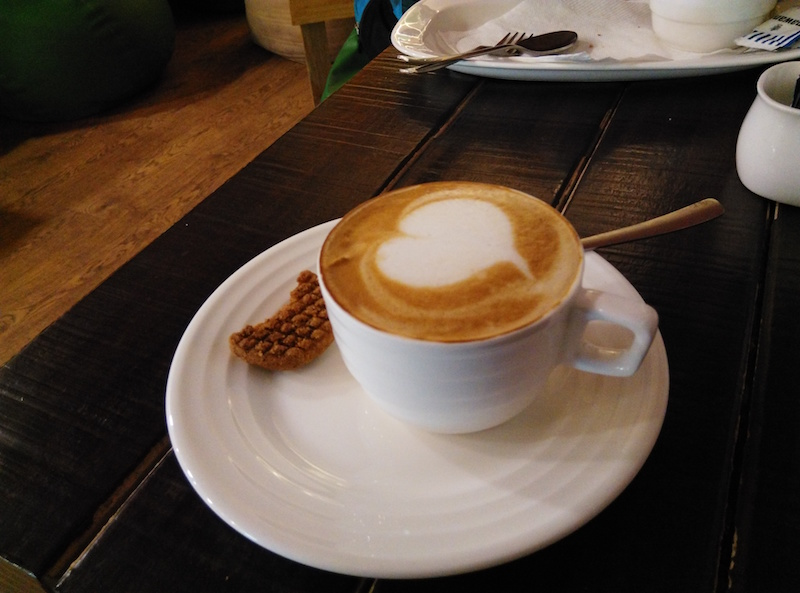
#> input picture OpenCV-And-ImageProcessing-Basic/Image-Basic/coffee.jpg, 800 x 593 px
$ python 2.py
#> lines starting #> are read from the running program, lines starting #| are printed output that depends on the picture
import cv2
coffeePic = cv2.imread('coffee.jpg')
#> coffeePic is the input picture: shape (593, 800, 3); mean B, G, R 59.8, 72.1, 87.9

#changing picture to grayscale
gray = cv2.cvtColor(coffeePic, cv2.COLOR_BGR2GRAY)
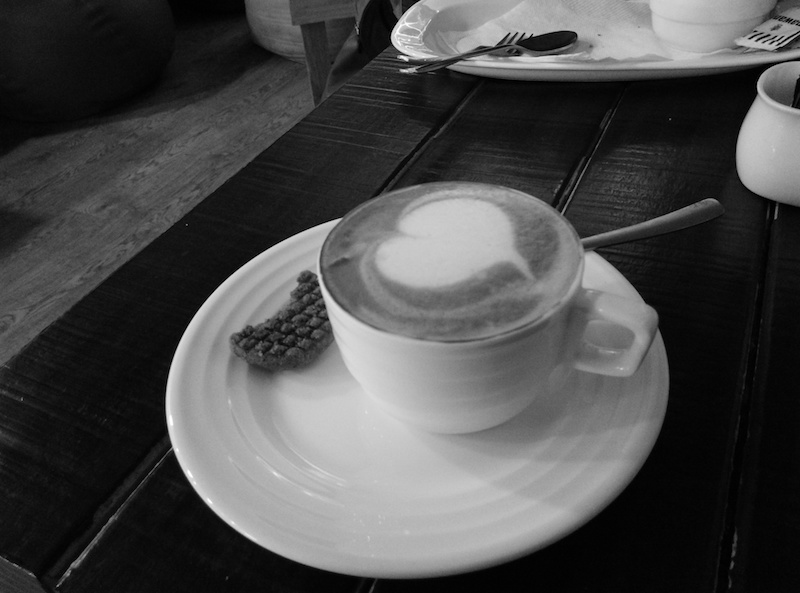
#> gray: shape (593, 800); min 0, max 255, mean 75.4
cv2.imshow("Grayed Image",gray)

#writing the gray Image as newfile.jpg
cv2.imwrite("newfile.jpg",gray)
cv2.waitKey(0)

$ run again, with OpenCV-And-ImageProcessing-Basic/Image-Basic/messi2(1).png saved as OpenCV-And-ImageProcessing-Basic/Image-Basic/coffee.jpg
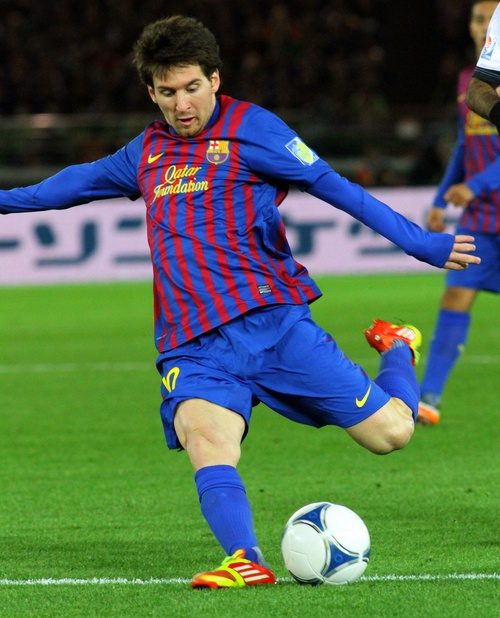
#> input picture OpenCV-And-ImageProcessing-Basic/Image-Basic/messi2(1).png, 500 x 618 px
#> coffeePic is the input picture: shape (618, 500, 3); mean B, G, R 78.2, 101.3, 78.3
#> `gray = cv2.cvtColor(coffeePic, cv2.COLOR_BGR2GRAY)`:
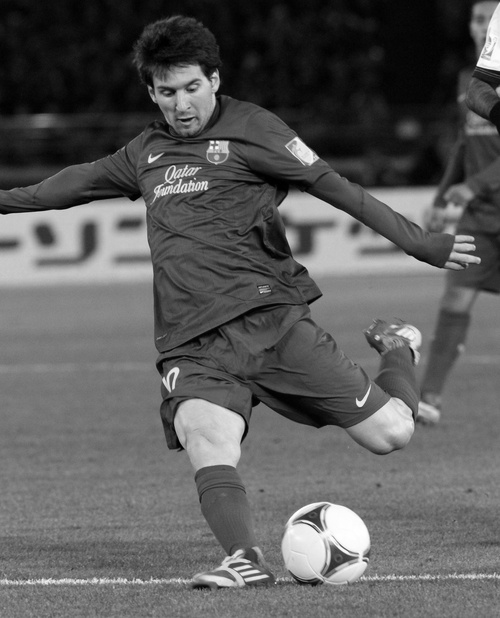
#> gray: shape (618, 500); min 0, max 255, mean 91.8
